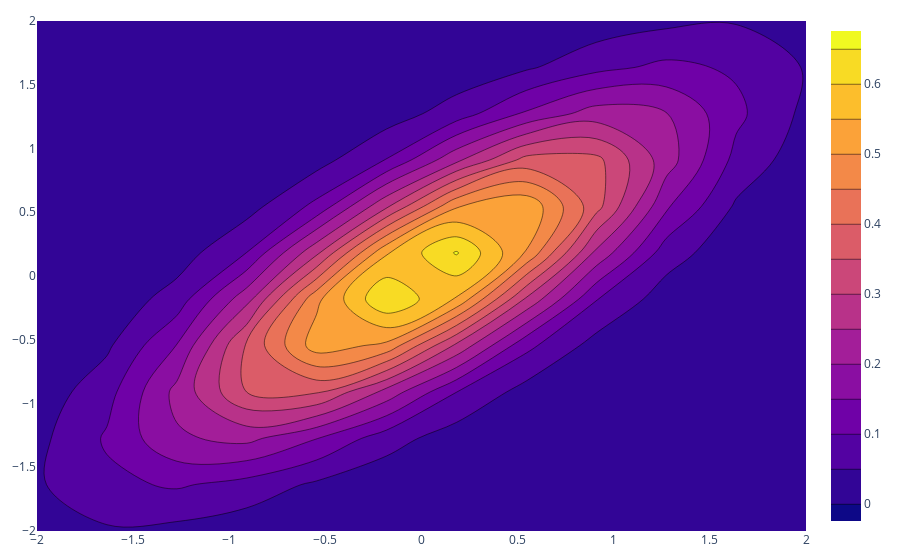

Write notebook code for a chart like this one.
### Code cell
fig = go.Figure(data =
    go.Contour(
        z=results,
        x=grids[:,0], # horizontal axis
        y=grids[:,1] # vertical axis
    ))
fig.update_layout(
    margin=dict(l=20, r=20, t=20, b=20))
fig.show()

### Figure 1 — Plotly figure (JSON) as saved in the notebook; plotly's stock layout.template omitted (floating-point values rounded to 4 significant figures; data arrays with more than 128 entries replaced by an {"elided": "..."} marker saying what was removed)
{"data": [{"type": "contour", "x": {"elided": "144 float values"}, "y": {"elided": "144 float values"}, "z": {"elided": "144 float values"}}], "layout": {"margin": {"b": 20, "l": 20, "r": 20, "t": 20}}}
